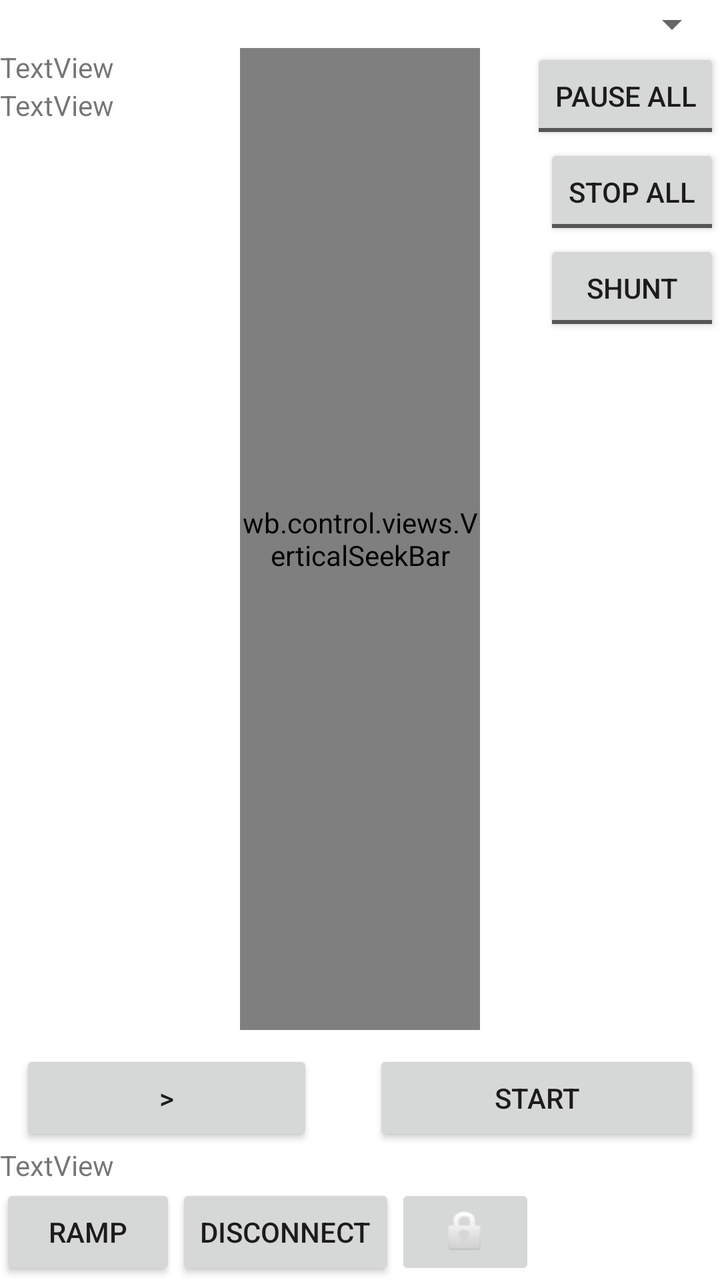
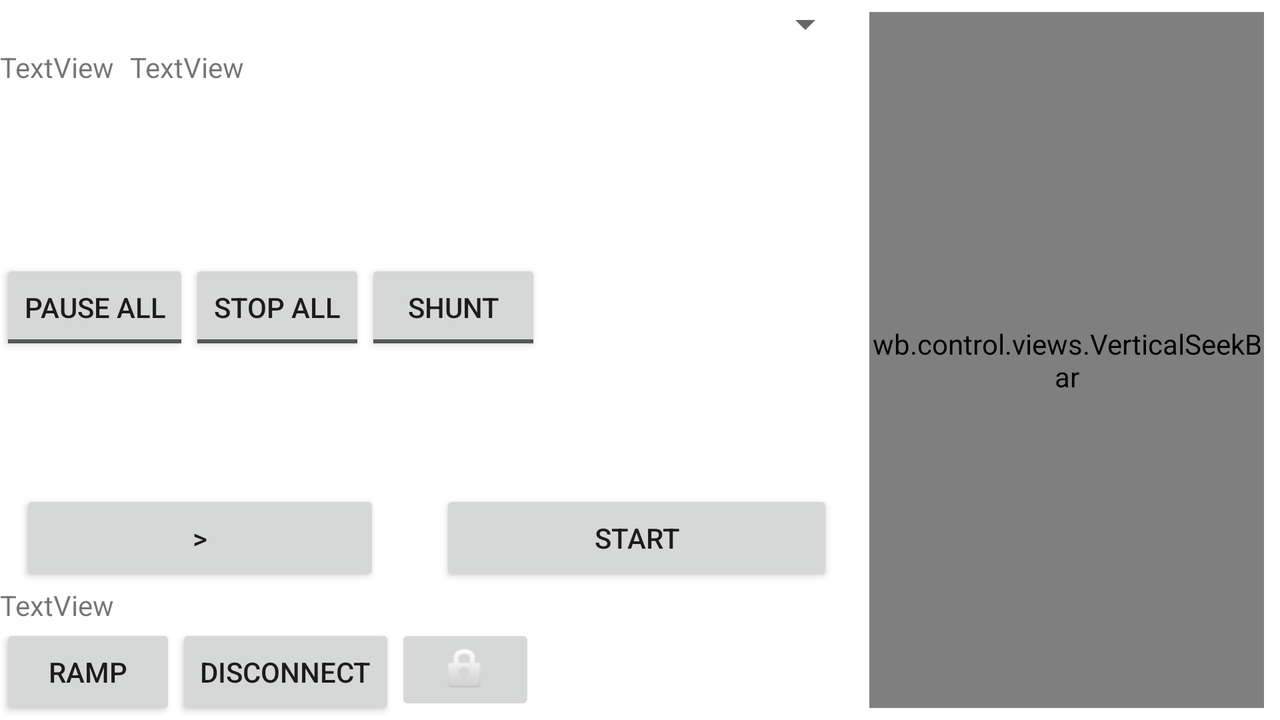

Compare how this app lays out the same screen by default and in its alternative resource folder. The renders come first, then the two layout files and the values they reference.
<!-- AndroidManifest.xml: fallback theme Theme.MaterialComponents.DayNight.NoActionBar -->
<!-- res/layout/f_control.xml -->
<?xml version="1.0" encoding="utf-8"?>
<LinearLayout xmlns:android="http://schemas.android.com/apk/res/android"
    android:layout_width="match_parent"
    android:layout_height="match_parent"
    android:orientation="vertical" >

    <Spinner
        android:id="@+id/spinner_control_device"
        android:layout_width="fill_parent"
        android:layout_height="wrap_content"
        style="@style/txt_large_standard" />

    <LinearLayout
        android:id="@+id/linearLayout2"
        android:layout_width="fill_parent"
        android:layout_height="wrap_content"
        android:layout_marginBottom="10dip"
        android:layout_weight="1" >

        <LinearLayout
            android:id="@+id/linearLayout_ae_links"
            android:layout_width="fill_parent"
            android:layout_height="fill_parent"
            android:layout_weight="1"
            android:orientation="vertical" >

            <TextView android:layout_width="wrap_content" android:id="@+id/textView_trainspeed" android:layout_height="wrap_content" android:text="TextView"></TextView>
            <TextView android:layout_width="wrap_content" android:id="@+id/textView_us" android:layout_height="wrap_content" android:text="TextView"></TextView>
        </LinearLayout>

        <wb.control.views.VerticalSeekBar
            android:id="@+id/verticalSeekBar1"
            android:layout_width="fill_parent"
            android:layout_height="fill_parent"
            android:layout_weight="1"
            android:progressDrawable="@drawable/progress_vertical" />

        <LinearLayout
            android:id="@+id/linearLayout_ae_rechts"
            android:layout_width="fill_parent"
            android:layout_height="fill_parent"
            android:layout_weight="1"
            android:orientation="vertical">

            <ToggleButton android:layout_width="wrap_content" android:text="ToggleButton" android:layout_height="wrap_content" android:id="@+id/toggleButton_pauseall" android:textOn="@string/pause_all" android:textOff="@string/pause_all" android:layout_gravity="right"></ToggleButton>
            <ToggleButton android:layout_width="wrap_content" android:id="@+id/toggleButton_stopall" android:text="ToggleButton" android:layout_height="wrap_content" android:layout_gravity="right" android:textOn="@string/stop_all" android:textOff="@string/stop_all"></ToggleButton>
            <ToggleButton android:layout_width="wrap_content" android:text="ToggleButton" android:layout_height="wrap_content" android:layout_gravity="right" android:id="@+id/toggleButton_rangier" android:textOff="@string/Rangieren" android:textOn="@string/Rangieren"></ToggleButton>
        </LinearLayout>
    </LinearLayout>
    <LinearLayout android:id="@+id/linearLayout9" android:layout_height="wrap_content" android:layout_width="fill_parent">
        <Button android:layout_width="wrap_content" android:minWidth="50dip" android:layout_height="wrap_content" android:text="@string/vorwaerts" android:layout_marginRight="15dip" android:layout_weight="1" android:layout_marginLeft="10dip" android:id="@+id/Button_back"></Button>
        <Button android:layout_width="wrap_content" android:minWidth="50dip" android:layout_height="wrap_content" android:text="@string/start" android:layout_marginLeft="15dip" android:layout_marginRight="10dip" android:layout_weight="1" android:id="@+id/Button_start"></Button>
    </LinearLayout>

    <TextView
        android:id="@+id/textView_status"
        android:layout_width="fill_parent"
        android:layout_height="wrap_content"
        android:text="TextView" />
    <LinearLayout android:layout_width="fill_parent" android:layout_height="wrap_content" android:id="@+id/linearLayout_act">

        <Button android:id="@+id/button_ctrl_ramp" android:layout_height="wrap_content" android:layout_width="wrap_content" android:text="@string/control_rampe"></Button>
        <Button android:id="@+id/Button_ctrl_disconnect" android:layout_width="wrap_content" android:layout_height="wrap_content" android:text="@string/disconnect"></Button>

        <ImageButton
            android:id="@+id/imageButton_guestkey"
            android:layout_width="wrap_content"
            android:layout_height="wrap_content"
            android:maxHeight="@dimen/button_max_h"
            android:maxWidth="@dimen/button_max_w"
            android:minHeight="@dimen/button_min_h"
            android:minWidth="@dimen/button_min_w"
            android:paddingBottom="@dimen/space_std_h"
            android:paddingLeft="@dimen/space_std_w"
            android:paddingRight="@dimen/space_std_w"
            android:paddingTop="@dimen/space_std_h"
            android:src="@android:drawable/ic_lock_idle_lock" />

    </LinearLayout>
    
</LinearLayout>
<!-- resources referenced by this layout -->
<resources>
  <dimen name="button_max_h">256dp</dimen>
  <dimen name="button_max_w">400dp</dimen>
  <dimen name="button_min_h">48dp</dimen>
  <dimen name="button_min_w">70dp</dimen>
  <dimen name="space_std_h">6dp</dimen>
  <dimen name="space_std_w">8dp</dimen>
  <!-- drawable progress_vertical (drawable-mdpi) -->
  <?xml version="1.0" encoding="utf-8"?>
  <layer-list xmlns:android="http://schemas.android.com/apk/res/android">
  
      <item android:id="@android:id/background" >
          <shape>
              <corners android:radius="5dip" />
              <gradient
                      android:startColor="#ff9d9e9d"
                      android:centerColor="#ff5a5d5a"
                      android:centerX="0.75"
                      android:endColor="#ff747674"
                      android:angle="0"
              />
          </shape>
      </item>
      
  
      <item android:id="@android:id/progress" >
          <clip android:clipOrientation="vertical" android:gravity="bottom" >
              <shape>
                  <corners android:radius="5dip" />
                  <gradient
                          android:startColor="@color/SpeedbarYellowStart"
                          android:centerColor="@color/SpeedbarYellowCenter"
                          android:centerX="0.75"
                          android:endColor="@color/SpeedbarYellowEnd"
                          android:angle="0"
                  />
              </shape>
          </clip>
      </item>
      
      
      <item android:id="@android:id/secondaryProgress" >
          <clip android:clipOrientation="vertical" android:gravity="bottom" >
              
              <shape 
          		android:shape="rectangle" android:width="10dp">
              	<solid android:color="@color/SpeedbarSecondaryRed" />
              	<padding android:bottom="1dp"/>
          	</shape>
              
          </clip>
      </item>
        
      
  
  </layer-list>
  <string name="Rangieren">shunt</string>
  <string name="control_rampe">Ramp</string>
  <string name="disconnect">Disconnect</string>
  <string name="pause_all">Pause all</string>
  <string name="start" translatable="false">Start</string>
  <string name="stop_all">Stop all</string>
  <string name="vorwaerts" translatable="false">&gt;</string>
  <style name="txt_large_standard" parent="@android:style/TextAppearance">
          <item name="android:textSize">@dimen/font_size_large</item>
      </style>
  <color name="SpeedbarYellowStart">#ffffd300</color>
  <color name="SpeedbarYellowCenter">#ffffb600</color>
  <color name="SpeedbarYellowEnd">#ffffcb00</color>
  <color name="SpeedbarSecondaryRed">#ffff0000</color>
  <dimen name="font_size_large">18sp</dimen>
</resources>
<!-- res/layout-land/f_control.xml (the author's variant of the layout above) -->
<!-- drawn on the phone turned sideways -->
<?xml version="1.0" encoding="utf-8"?>
<LinearLayout xmlns:android="http://schemas.android.com/apk/res/android"
    android:id="@+id/linearLayout0"
    android:layout_width="match_parent"
    android:layout_height="match_parent" >

    <LinearLayout
        android:layout_width="fill_parent"
        android:layout_height="fill_parent"
        android:layout_weight="1"
        android:orientation="vertical" >

        <Spinner
            android:id="@+id/spinner_control_device"
            android:layout_width="fill_parent"
            android:layout_height="wrap_content" />

        <LinearLayout
            android:id="@+id/linearLayout2"
            android:layout_width="fill_parent"
            android:layout_height="wrap_content"
            android:layout_marginBottom="10dip"
            android:layout_weight="1"
            android:orientation="vertical" >

            <LinearLayout
                android:id="@+id/linearLayout_ae_links"
                android:layout_width="fill_parent"
                android:layout_height="fill_parent"
                android:layout_weight="1"
                android:orientation="horizontal" >

                <TextView
                    android:id="@+id/textView_trainspeed"
                    android:layout_width="wrap_content"
                    android:layout_height="wrap_content"
                    android:text="TextView"
                    android:layout_marginRight="8dp">
                </TextView>

                <TextView
                    android:id="@+id/textView_us"
                    android:layout_width="wrap_content"
                    android:layout_height="wrap_content"
                    android:text="TextView" >
                </TextView>
            </LinearLayout>

            <LinearLayout
                android:id="@+id/linearLayout_ae_rechts"
                android:layout_width="fill_parent"
                android:layout_height="fill_parent"
                android:layout_weight="1"
                android:orientation="horizontal" >

                <ToggleButton
                    android:id="@+id/toggleButton_pauseall"
                    android:layout_width="wrap_content"
                    android:layout_height="wrap_content"
                    android:layout_gravity="right"
                    android:text="ToggleButton"
                    android:textOff="@string/pause_all"
                    android:textOn="@string/pause_all" >
                </ToggleButton>

                <ToggleButton
                    android:id="@+id/toggleButton_stopall"
                    android:layout_width="wrap_content"
                    android:layout_height="wrap_content"
                    android:layout_gravity="right"
                    android:text="ToggleButton"
                    android:textOff="@string/stop_all"
                    android:textOn="@string/stop_all" >
                </ToggleButton>

                <ToggleButton
                    android:id="@+id/toggleButton_rangier"
                    android:layout_width="wrap_content"
                    android:layout_height="wrap_content"
                    android:layout_gravity="right"
                    android:text="ToggleButton"
                    android:textOff="@string/Rangieren"
                    android:textOn="@string/Rangieren" >
                </ToggleButton>

            </LinearLayout>
        </LinearLayout>

        <LinearLayout
            android:id="@+id/linearLayout9"
            android:layout_width="fill_parent"
            android:layout_height="wrap_content" >

            <Button
                android:id="@+id/Button_back"
                android:layout_width="wrap_content"
                android:layout_height="wrap_content"
                android:layout_marginLeft="10dip"
                android:layout_marginRight="15dip"
                android:layout_weight="1"
                android:minWidth="50dip"
                android:text="@string/vorwaerts" >
            </Button>

            <Button
                android:id="@+id/Button_start"
                android:layout_width="wrap_content"
                android:layout_height="wrap_content"
                android:layout_marginLeft="15dip"
                android:layout_marginRight="10dip"
                android:layout_weight="1"
                android:minWidth="50dip"
                android:text="@string/start" >
            </Button>
        </LinearLayout>

        <TextView
            android:id="@+id/textView_status"
            android:layout_width="fill_parent"
            android:layout_height="wrap_content"
            android:text="TextView" />

        <LinearLayout
            android:id="@+id/linearLayout_act"
            android:layout_width="fill_parent"
            android:layout_height="wrap_content" >

            <Button
                android:id="@+id/button_ctrl_ramp"
                android:layout_width="wrap_content"
                android:layout_height="wrap_content"
                android:text="@string/control_rampe" >
            </Button>

            <Button
                android:id="@+id/Button_ctrl_disconnect"
                android:layout_width="wrap_content"
                android:layout_height="wrap_content"
                android:text="@string/disconnect" >
            </Button>

            <ImageButton
                android:id="@+id/imageButton_guestkey"
                android:layout_width="wrap_content"
                android:layout_height="wrap_content"
                android:maxHeight="@dimen/button_max_h"
                android:maxWidth="@dimen/button_max_w"
                android:minWidth="@dimen/button_min_w"
                android:src="@android:drawable/ic_lock_idle_lock" />

        </LinearLayout>
    </LinearLayout>

    <wb.control.views.VerticalSeekBar
        android:id="@+id/verticalSeekBar1"
        android:layout_width="fill_parent"
        android:layout_height="fill_parent"
        android:layout_marginBottom="@dimen/space_std_h"
        android:layout_marginLeft="@dimen/space_std_w"
        android:layout_marginRight="@dimen/space_std_w"
        android:layout_marginTop="@dimen/space_std_h"
        android:layout_weight="2"
        android:progressDrawable="@drawable/progress_vertical" />

</LinearLayout>
<!-- resources referenced by the variant -->
<!-- as the phone turned sideways resolves them -->
<resources>
  <dimen name="button_max_h">256dp</dimen>
  <dimen name="button_max_w">400dp</dimen>
  <dimen name="button_min_w">70dp</dimen>
  <dimen name="space_std_h">6dp</dimen>
  <dimen name="space_std_w">8dp</dimen>
  <!-- drawable progress_vertical (drawable-mdpi) -->
  <?xml version="1.0" encoding="utf-8"?>
  <layer-list xmlns:android="http://schemas.android.com/apk/res/android">
  
      <item android:id="@android:id/background" >
          <shape>
              <corners android:radius="5dip" />
              <gradient
                      android:startColor="#ff9d9e9d"
                      android:centerColor="#ff5a5d5a"
                      android:centerX="0.75"
                      android:endColor="#ff747674"
                      android:angle="0"
              />
          </shape>
      </item>
      
  
      <item android:id="@android:id/progress" >
          <clip android:clipOrientation="vertical" android:gravity="bottom" >
              <shape>
                  <corners android:radius="5dip" />
                  <gradient
                          android:startColor="@color/SpeedbarYellowStart"
                          android:centerColor="@color/SpeedbarYellowCenter"
                          android:centerX="0.75"
                          android:endColor="@color/SpeedbarYellowEnd"
                          android:angle="0"
                  />
              </shape>
          </clip>
      </item>
      
      
      <item android:id="@android:id/secondaryProgress" >
          <clip android:clipOrientation="vertical" android:gravity="bottom" >
              
              <shape 
          		android:shape="rectangle" android:width="10dp">
              	<solid android:color="@color/SpeedbarSecondaryRed" />
              	<padding android:bottom="1dp"/>
          	</shape>
              
          </clip>
      </item>
        
      
  
  </layer-list>
  <string name="Rangieren">shunt</string>
  <string name="control_rampe">Ramp</string>
  <string name="disconnect">Disconnect</string>
  <string name="pause_all">Pause all</string>
  <string name="start" translatable="false">Start</string>
  <string name="stop_all">Stop all</string>
  <string name="vorwaerts" translatable="false">&gt;</string>
  <color name="SpeedbarYellowStart">#ffffd300</color>
  <color name="SpeedbarYellowCenter">#ffffb600</color>
  <color name="SpeedbarYellowEnd">#ffffcb00</color>
  <color name="SpeedbarSecondaryRed">#ffff0000</color>
</resources>
